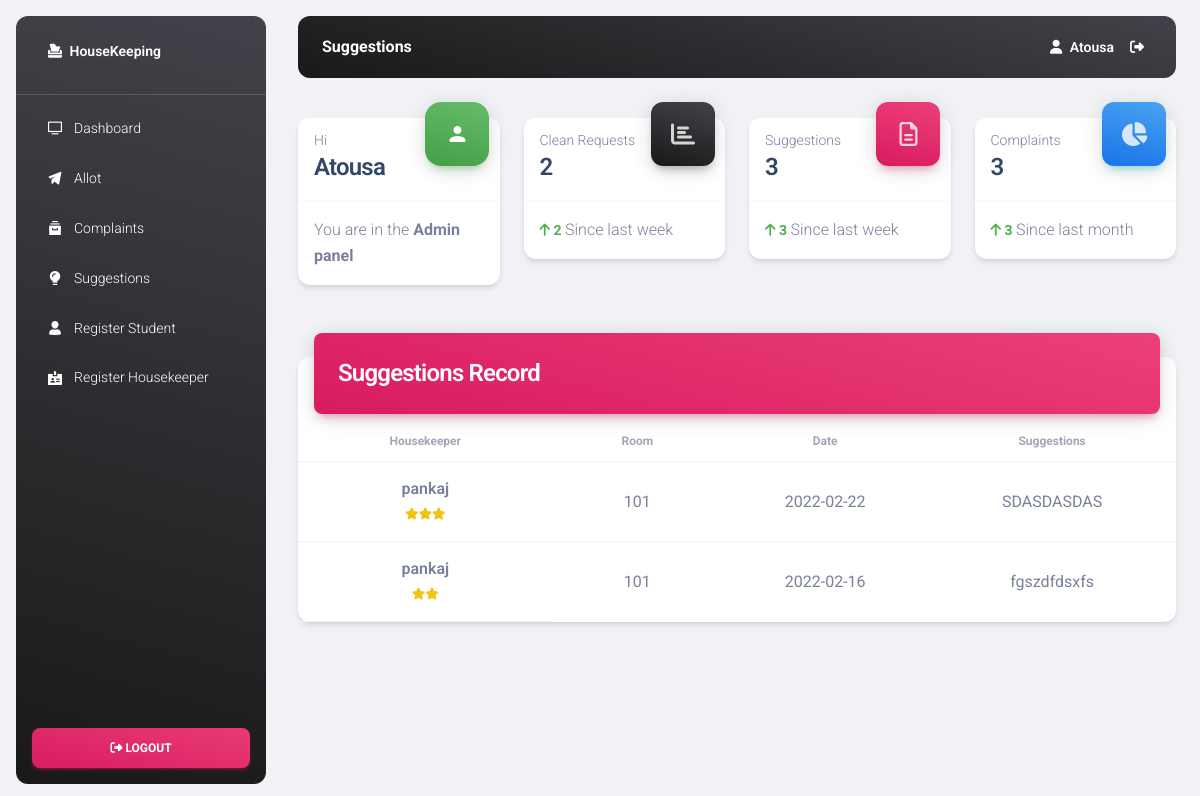
/suggestions.php (signed in), run on the app's committed database.
### tables this page shows
CREATE TABLE `suggestions` (
  `suggestion_id` int(12) NOT NULL,
  `feedback_id` int(12) NOT NULL,
  `rollnumber` int(12) NOT NULL,
  `suggestion` varchar(200) NOT NULL
);

CREATE TABLE `housekeeper` (
  `worker_id` int(12) NOT NULL,
  `name` varchar(30) NOT NULL,
  `hostel` tinyint(5) NOT NULL,
  `floor` tinyint(4) NOT NULL,
  `rooms_cleaned` int(5) NOT NULL,
  `complaints` tinyint(4) NOT NULL
);

CREATE TABLE `student` (
  `rollnumber` int(12) NOT NULL,
  `password` varchar(40) NOT NULL,
  `room` varchar(8) NOT NULL,
  `floor` tinyint(4) NOT NULL,
  `hostel` tinyint(5) NOT NULL
);

CREATE TABLE `cleanrequest` (
  `request_id` int(12) NOT NULL,
  `rollnumber` int(12) NOT NULL,
  `worker_id` int(12) DEFAULT NULL,
  `date` date NOT NULL,
  `cleaningtime` time NOT NULL,
  `req_status` tinyint(1) NOT NULL DEFAULT 0
);

### allotfunctions.php (called while the page is built, shortened)
<?php
    function getSuggestions($username, $db){
      $query_request = "select sg.suggestion, fb.rating, cr.date, hk.name, s.room from
      suggestions sg Inner Join feedback fb on sg.feedback_id = fb.feedback_id
      Inner Join cleanrequest cr on fb.request_id = cr.request_id
      Inner Join housekeeper hk on cr.worker_id = hk.worker_id
      Inner Join student s on sg.rollnumber = s.rollnumber
      Order by cr.date desc";
      $result_request = mysqli_query($db, $query_request);
      return $result_request;
    }
?>

### suggestions.php (the view, shortened to what this page needs)
<!DOCTYPE html>
<html lang="en">
<head>
   <?php require("meta.php"); ?>
</head>
<body class="g-sidenav-show bg-gray-200">
   <?php require("allotsidenav.php"); ?>
   <main class="main-content position-relative max-height-vh-100 h-100 border-radius-lg ">
      <nav
         class="navbar navbar-main navbar-expand-lg px-0 mx-4  my-3 shadow-none border-radius-xl bg-gradient-dark ps bg-white"
         id="navbarBlur" navbar-scroll="true">
         <div class="container-fluid py-1 px-3">
            <nav aria-label="breadcrumb">
               <h6 class="font-weight-bolder mx-2 mb-0 text-white">Suggestions</h6>
            </nav>
            <?php require("allottopbar.php"); ?>
         </div>
      </nav>
      <?php require("allotheader.php"); ?>
      <div class="container-fluid mt-5">
         <div class="row mt-2 pb-5">
            <div class="col-xl-12 mb-5 mb-xl-0">
               <div class="card shadow">
                  <div class="card-header p-0 mb-2 position-relative mt-n4 mx-3 z-index-2">
                     <div class="bg-gradient-primary shadow-primary border-radius-lg pt-4 pb-3">
                        <h4 class="text-white text-capitalize ps-4">Suggestions Record</h4>
                     </div>
                  </div>
                  <div class="table-responsive p-0">
                     <table class="table align-items-center mb-0">
                        <thead>
                           <tr>
                              <th scope="col" class="text-secondary text-xs font-weight-bolder opacity-7 text-center">
                                 Housekeeper</th>
                              <th scope="col" class="text-secondary text-xs font-weight-bolder opacity-7 text-center">
                                 Room</th>
                              <th scope="col" class="text-secondary text-xs font-weight-bolder opacity-7 text-center">
                                 Date</th>
                              <th colspan="3" class="text-secondary text-xs font-weight-bolder opacity-7 text-center">
                                 Suggestions</th>
                           </tr>
                        </thead>
                        <tbody>
                           <?php
$info = getSuggestions($_SESSION['username'],$db);
if(mysqli_num_rows($info) > 0){
  while ($row = mysqli_fetch_assoc($info)) {
?>
                           <tr>
                              <th scope="row" class="text-center">
                                 <?php
  $numstars = $row['rating'];
  $str="";
  for ($i=0; $i < $numstars; $i++) {
    if($i==0)
      $str .= "<i class='fas fa-star fa-xs' style='color:#f1c40f'></i>";
    else
      $str .= "<i class='ml-1 fas fa-star fa-xs' style='color:#f1c40f'></i>";
  }
  echo $row['name'] ."<br>". $str;
?>
                              </th>
                              <td class="text-center">
                                 <?php
  echo strtoupper($row['room']);
?>
                              </td>
                              <td class="text-center">
                                 <?php
 echo $row['date'];
?>
                              </td>
                              <td colspan="3" style="height: 80px; overflow-y:auto" class="text-center">
                                 <?php
echo $row['suggestion'];
?>
                              </td>
                           </tr>
                           <?php
  }}
?>
                        </tbody>
                     </table>
                  </div>
               </div>
            </div>
         </div>
      </div>
   </main>
</body>
</html>

### data on the page
suggestions: housekeeper.name "pankaj", student.room "101", cleanrequest.date "2022-02-22", suggestion "SDASDASDAS"
suggestions: housekeeper.name "pankaj", student.room "101", cleanrequest.date "2022-02-16", suggestion "fgszdfdsxfs"

### other printed values
$_SESSION['username'] "Atousa"
$requestcount['count(*)'] "2"
$suggestioncount['count(*)'] "3"
$complaintcount['count(*)'] "3"
